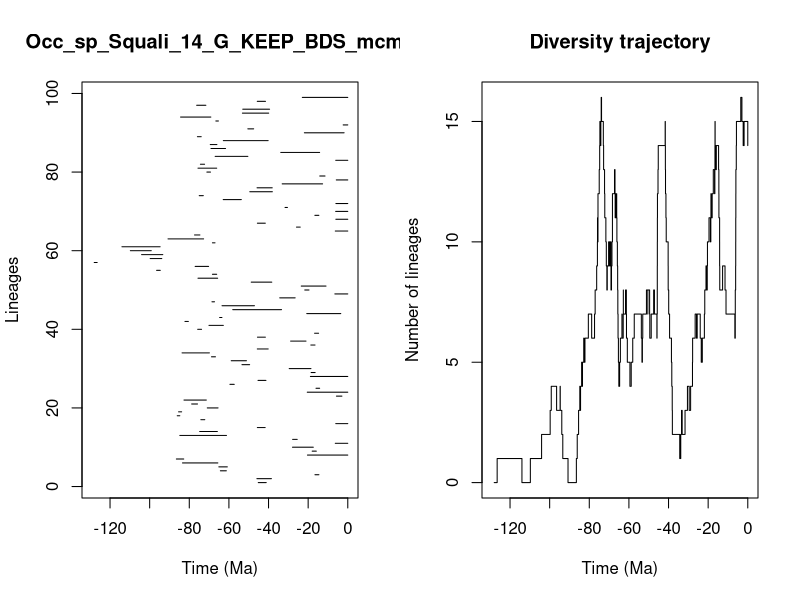

This chart was generated by the following R code:


pdf(file='../Results/Species/5_MA_bins_EP/pyrate_mcmc_logs/Occ_sp_Squali_14_G_KEEP_BDS_mcmc_LTT.pdf',width=0.6*20, height=0.6*10)
title = "Occ_sp_Squali_14_G_KEEP_BDS_mcmc"
ts=c(45.18666276442744, 45.87205535849377,16.563809056520995,64.30541726654045,65.0840237579775,83.42868067001709,86.51870446846851,20.355969884863068,17.97073267762819,27.913792921270005,6.309732476830396,27.84166521729716,84.77915561036133,74.75053893878041,45.64758433873323,6.067733182220498,74.16463067964627,86.08434807356915,85.40195349319453,70.92080884944977,78.7995021810608,82.67998549372696,5.723206450627678,20.454486639777205,16.041591743433983,59.48714418966714,45.308430620880905,18.864716118786532,18.504313710791727,29.566833329380284,53.41093349393387,58.83476888414976,68.7902483686172,83.64234763940051,45.67110420955388,18.65062713782135,28.853862704422042,45.59062787656389,16.75623385686413,75.75707448043256,70.063102598617,82.18287409218867,64.68002678896673,20.70312113842604,58.067030258130565,63.47360909741356,68.55246962472893,34.34645105941525,6.5273544499475555,21.713002776511367,23.485810600912085,48.73550506112105,75.60617591720784,68.30872738656903,96.49398156220079,77.03872522837999,127.99121555312725,99.74350554377034,104.07548436499225,109.74626294938389,113.99279352645243,68.31479509813781,90.73225726642727,77.3460867743794,6.306012545137651,25.886131885810784,45.62470568638442,6.024410241206498,16.615997537163793,6.121623860116738,31.66714084133885,6.004635487175654,62.875766299824605,74.98553131279436,49.458040519204495,45.798231481846784,33.11178585066116,5.802726001781112,14.14534873116801,71.12719064795304,75.60977615996104,74.38370693288323,6.083647458292136,66.93869704892239,33.82950109056228,69.04662424573625,69.4115804803865,62.81350771805411,75.89860597400568,21.90764446672169,50.44399606428163,2.3226579989380975,66.59430836870162,84.4035090138751,53.19213882023974,53.0095154553556,76.27098068412768,45.686964172407436,22.948974064831997)
te=c(41.165215333387906, 38.533501145630844,14.569296606194783,61.285161195040324,60.79952574077779,65.5870848263681,82.79990573556762,0.0,15.880277483055385,17.40629965544477,0.0,25.529598177042303,61.22371379212773,65.8267466647652,41.699655369380956,0.0,72.17897848706977,84.78234095104352,83.86309079046099,65.47716044211671,75.84946509225165,71.402213657254,2.9620756064671774,0.0,14.206887404182652,57.303244258414395,41.30668954574661,0.0,16.473835334866564,18.589256601669984,49.54344779796209,51.14821126215937,66.78819603471106,69.85333687637093,40.1754087286328,16.541134309641656,21.09198991820235,41.59342898030765,14.735404390254082,73.81204155159418,62.815969455378436,80.47388750161487,63.51884184233237,3.5395700596414796,33.43969133435754,47.1132074417387,67.26539082606956,26.561292227751213,0.0,19.57378862594097,10.982768792646885,38.352759147938855,65.67983989839539,66.16936805874906,94.64746694610133,70.24658350843839,126.50121739201612,93.87978286820996,93.37241951313864,99.19564056414515,94.7217406306775,67.01744666724697,72.76790833758712,74.64747526431158,0.0,24.001016431929084,41.62712183596812,0.0,14.59367495184258,0.0,30.455279167201322,0.0,53.72358682407865,72.91015659197242,38.064763257520504,38.131302722026355,12.713313037513826,0.0,11.488868128348082,69.29732690558721,66.15988835881494,72.28797759896564,0.0,50.43471416293038,14.21322320748747,61.70600719427617,66.06117698665376,40.19610692451725,73.98699382549182,1.8546000652663246,47.50574594731044,0.0,65.30056980751341,69.12106294176851,39.91418237125657,39.47260047150523,71.62855757669575,41.524799298538916,0.0)
div_traj=c(0, 1,0,1,2,3,4,3,4,3,2,1,0,1,2,3,4,3,4,5,4,5,6,5,6,7,6,7,8,9,10,11,10,11,12,13,14,15,14,15,16,15,14,13,12,11,10,9,8,9,10,9,10,9,10,9,8,9,10,11,12,13,12,11,12,11,12,11,10,9,8,7,6,5,4,5,6,7,6,7,8,7,8,7,6,5,4,5,6,7,6,5,6,7,8,7,8,7,6,7,8,7,6,7,8,9,10,11,12,13,14,15,14,13,12,11,10,9,8,7,6,5,4,3,2,1,2,3,2,3,4,3,4,5,6,7,6,7,6,5,6,7,8,9,8,9,10,11,10,11,12,11,12,13,12,13,14,15,14,13,14,13,12,11,10,9,8,9,8,7,6,7,8,9,10,11,12,13,14,15,16,15,14,15,14)
time_events=c(127.99121555312725, 126.50121739201612,113.99279352645243,109.74626294938389,104.07548436499225,99.74350554377034,99.19564056414515,96.49398156220079,94.7217406306775,94.64746694610133,93.87978286820996,93.37241951313864,90.73225726642727,86.51870446846851,86.08434807356915,85.40195349319453,84.78234095104352,84.77915561036133,84.4035090138751,83.86309079046099,83.64234763940051,83.42868067001709,82.79990573556762,82.67998549372696,82.18287409218867,80.47388750161487,78.7995021810608,77.3460867743794,77.03872522837999,76.27098068412768,75.89860597400568,75.84946509225165,75.75707448043256,75.60977615996104,75.60617591720784,74.98553131279436,74.75053893878041,74.64747526431158,74.38370693288323,74.16463067964627,73.98699382549182,73.81204155159418,72.91015659197242,72.76790833758712,72.28797759896564,72.17897848706977,71.62855757669575,71.402213657254,71.12719064795304,70.92080884944977,70.24658350843839,70.063102598617,69.85333687637093,69.4115804803865,69.29732690558721,69.12106294176851,69.04662424573625,68.7902483686172,68.55246962472893,68.31479509813781,68.30872738656903,67.26539082606956,67.01744666724697,66.93869704892239,66.78819603471106,66.59430836870162,66.16936805874906,66.15988835881494,66.06117698665376,65.8267466647652,65.67983989839539,65.5870848263681,65.47716044211671,65.30056980751341,65.0840237579775,64.68002678896673,64.30541726654045,63.51884184233237,63.47360909741356,62.875766299824605,62.815969455378436,62.81350771805411,61.70600719427617,61.285161195040324,61.22371379212773,60.79952574077779,59.48714418966714,58.83476888414976,58.067030258130565,57.303244258414395,53.72358682407865,53.41093349393387,53.19213882023974,53.0095154553556,51.14821126215937,50.44399606428163,50.43471416293038,49.54344779796209,49.458040519204495,48.73550506112105,47.50574594731044,47.1132074417387,45.87205535849377,45.798231481846784,45.686964172407436,45.67110420955388,45.64758433873323,45.62470568638442,45.59062787656389,45.308430620880905,45.18666276442744,41.699655369380956,41.62712183596812,41.59342898030765,41.524799298538916,41.30668954574661,41.165215333387906,40.19610692451725,40.1754087286328,39.91418237125657,39.47260047150523,38.533501145630844,38.352759147938855,38.131302722026355,38.064763257520504,34.34645105941525,33.82950109056228,33.43969133435754,33.11178585066116,31.66714084133885,30.455279167201322,29.566833329380284,28.853862704422042,27.913792921270005,27.84166521729716,26.561292227751213,25.886131885810784,25.529598177042303,24.001016431929084,23.485810600912085,22.948974064831997,21.90764446672169,21.713002776511367,21.09198991820235,20.70312113842604,20.454486639777205,20.355969884863068,19.57378862594097,18.864716118786532,18.65062713782135,18.589256601669984,18.504313710791727,17.97073267762819,17.40629965544477,16.75623385686413,16.615997537163793,16.563809056520995,16.541134309641656,16.473835334866564,16.041591743433983,15.880277483055385,14.735404390254082,14.59367495184258,14.569296606194783,14.21322320748747,14.206887404182652,14.14534873116801,12.713313037513826,11.488868128348082,10.982768792646885,6.5273544499475555,6.309732476830396,6.306012545137651,6.121623860116738,6.083647458292136,6.067733182220498,6.024410241206498,6.004635487175654,5.802726001781112,5.723206450627678,3.5395700596414796,2.9620756064671774,2.3226579989380975,1.8546000652663246,0.0)
                par(mfrow=c(1,2))
                L = length(ts)
                plot(ts, 1:L , xlim=c(-max(ts)-1,0), pch=20, type="n", main=title,xlab="Time (Ma)",ylab="Lineages")
                for (i in 1:L){segments(x0=-te[i],y0=i,x1=-ts[i],y1=i)}    
                t = -time_events
                plot(div_traj ~ t,type="s", main = "Diversity trajectory",xlab="Time (Ma)",ylab="Number of lineages",xlim=c(-max(ts)-1,0))
                abline(v=c(65,200,251,367,445),lty=2,col="gray")
                